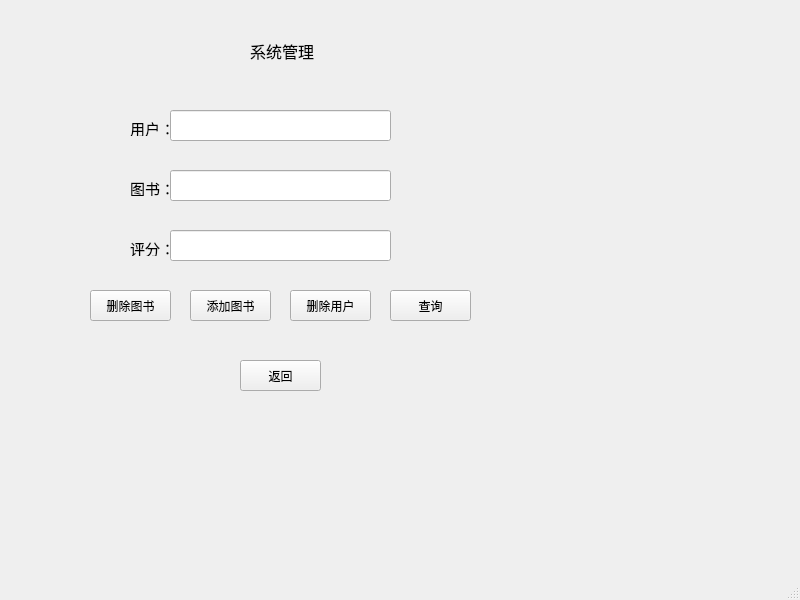
<?xml version="1.0" encoding="UTF-8"?>
<ui version="4.0">
 <class>MainWindow</class>
 <widget class="QMainWindow" name="MainWindow">
  <property name="geometry">
   <rect>
    <x>0</x>
    <y>0</y>
    <width>800</width>
    <height>600</height>
   </rect>
  </property>
  <property name="windowTitle">
   <string>MainWindow</string>
  </property>
  <widget class="QWidget" name="centralwidget">
   <widget class="QLabel" name="label_2">
    <property name="geometry">
     <rect>
      <x>130</x>
      <y>180</y>
      <width>51</width>
      <height>16</height>
     </rect>
    </property>
    <property name="font">
     <font>
      <family>Agency FB</family>
      <pointsize>11</pointsize>
     </font>
    </property>
    <property name="text">
     <string>图书：</string>
    </property>
   </widget>
   <widget class="QLineEdit" name="lineEdit_2">
    <property name="geometry">
     <rect>
      <x>170</x>
      <y>170</y>
      <width>221</width>
      <height>31</height>
     </rect>
    </property>
    <property name="readOnly">
     <bool>false</bool>
    </property>
   </widget>
   <widget class="QPushButton" name="pushButton">
    <property name="geometry">
     <rect>
      <x>90</x>
      <y>290</y>
      <width>81</width>
      <height>31</height>
     </rect>
    </property>
    <property name="text">
     <string>删除图书</string>
    </property>
   </widget>
   <widget class="QPushButton" name="pushButton_2">
    <property name="geometry">
     <rect>
      <x>190</x>
      <y>290</y>
      <width>81</width>
      <height>31</height>
     </rect>
    </property>
    <property name="text">
     <string>添加图书</string>
    </property>
   </widget>
   <widget class="QPushButton" name="pushButton_3">
    <property name="geometry">
     <rect>
      <x>290</x>
      <y>290</y>
      <width>81</width>
      <height>31</height>
     </rect>
    </property>
    <property name="text">
     <string>删除用户</string>
    </property>
   </widget>
   <widget class="QLabel" name="label_3">
    <property name="geometry">
     <rect>
      <x>130</x>
      <y>240</y>
      <width>51</width>
      <height>16</height>
     </rect>
    </property>
    <property name="font">
     <font>
      <family>Agency FB</family>
      <pointsize>11</pointsize>
     </font>
    </property>
    <property name="text">
     <string>评分：</string>
    </property>
   </widget>
   <widget class="QLineEdit" name="lineEdit_3">
    <property name="geometry">
     <rect>
      <x>170</x>
      <y>230</y>
      <width>221</width>
      <height>31</height>
     </rect>
    </property>
    <property name="readOnly">
     <bool>true</bool>
    </property>
   </widget>
   <widget class="QLabel" name="label_1">
    <property name="geometry">
     <rect>
      <x>130</x>
      <y>120</y>
      <width>51</width>
      <height>16</height>
     </rect>
    </property>
    <property name="font">
     <font>
      <family>Agency FB</family>
      <pointsize>11</pointsize>
     </font>
    </property>
    <property name="text">
     <string>用户：</string>
    </property>
   </widget>
   <widget class="QLineEdit" name="lineEdit_1">
    <property name="geometry">
     <rect>
      <x>170</x>
      <y>110</y>
      <width>221</width>
      <height>31</height>
     </rect>
    </property>
   </widget>
   <widget class="QPushButton" name="pushButton_4">
    <property name="geometry">
     <rect>
      <x>390</x>
      <y>290</y>
      <width>81</width>
      <height>31</height>
     </rect>
    </property>
    <property name="text">
     <string>查询</string>
    </property>
   </widget>
   <widget class="QLabel" name="label">
    <property name="geometry">
     <rect>
      <x>250</x>
      <y>40</y>
      <width>71</width>
      <height>21</height>
     </rect>
    </property>
    <property name="font">
     <font>
      <family>Agency FB</family>
      <pointsize>12</pointsize>
     </font>
    </property>
    <property name="text">
     <string>系统管理</string>
    </property>
   </widget>
   <widget class="QPushButton" name="pushButton_5">
    <property name="geometry">
     <rect>
      <x>240</x>
      <y>360</y>
      <width>81</width>
      <height>31</height>
     </rect>
    </property>
    <property name="text">
     <string>返回</string>
    </property>
   </widget>
  </widget>
  <widget class="QMenuBar" name="menubar">
   <property name="geometry">
    <rect>
     <x>0</x>
     <y>0</y>
     <width>800</width>
     <height>23</height>
    </rect>
   </property>
  </widget>
  <widget class="QStatusBar" name="statusbar"/>
 </widget>
 <resources/>
 <connections/>
</ui>
